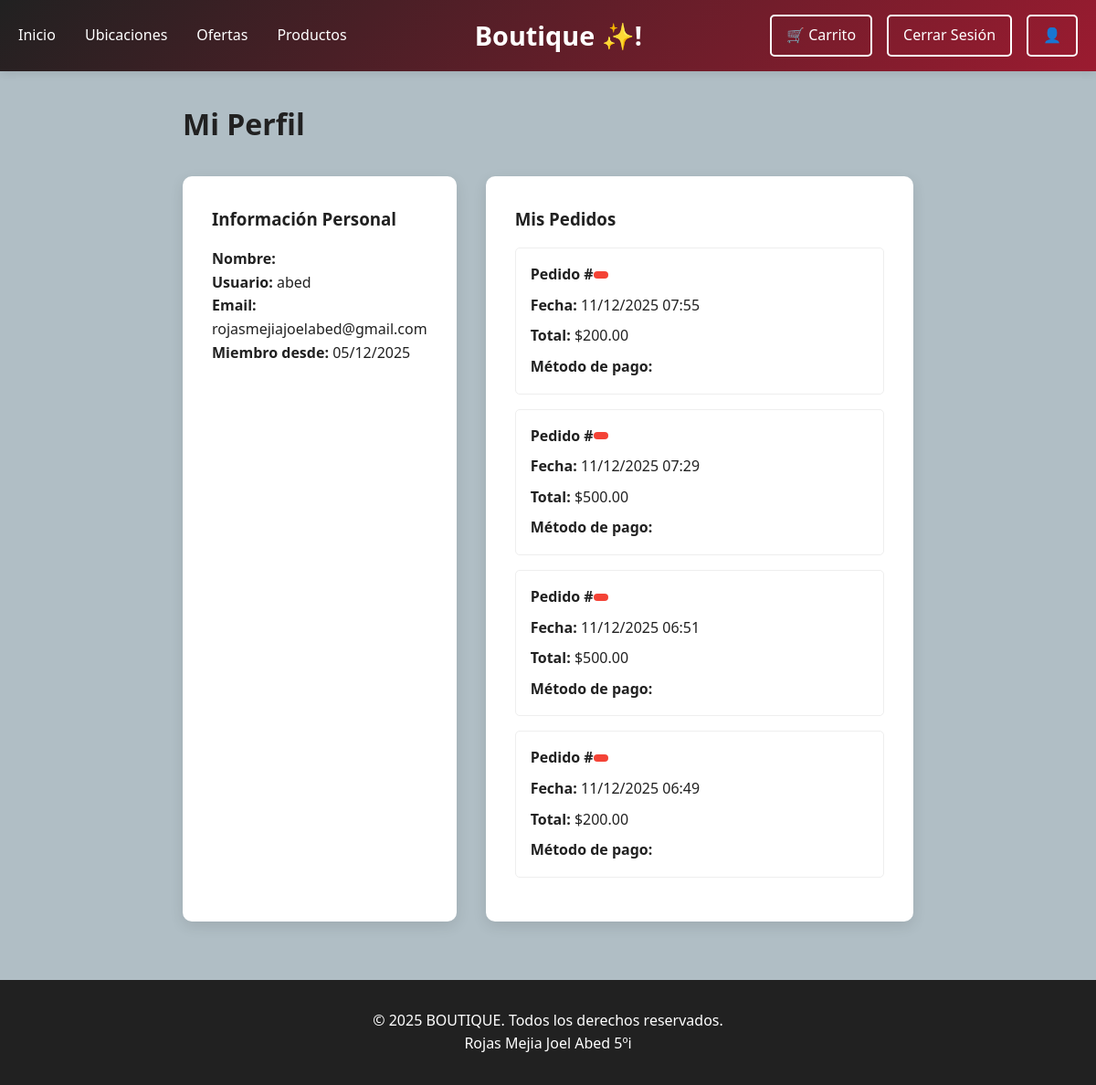
/perfil/ (signed in), run on the app's committed database.
### boutique/models.py (models this page shows, shortened)
class Pedido(models.Model):
    ESTADO_CHOICES = [
        ('pendiente', 'Pendiente'),
        ('confirmado', 'Confirmado'),
        ('preparando', 'Preparando'),
        ('listo', 'Listo para recoger'),
        ('entregado', 'Entregado'),
        ('cancelado', 'Cancelado'),
    ]
    METODO_PAGO_CHOICES = [
        ('efectivo', 'Efectivo'),
        ('tarjeta', 'Tarjeta de crédito/débito'),
        ('transferencia', 'Transferencia bancaria'),
    ]
    usuario = models.ForeignKey(User, on_delete=models.CASCADE)
    estado = models.CharField(max_length=20, choices=ESTADO_CHOICES, default='pendiente')
    metodo_pago = models.CharField(max_length=20, choices=METODO_PAGO_CHOICES, default='efectivo')
    fecha_pedido = models.DateTimeField(auto_now_add=True)
    fecha_actualizacion = models.DateTimeField(auto_now=True)
    total = models.DecimalField(max_digits=10, decimal_places=2, default=0)
    notas = models.TextField(blank=True, null=True)
    class Meta:
        verbose_name = 'Pedido'
        verbose_name_plural = 'Pedidos'
        ordering = ['-fecha_pedido']

### boutique/views.py (the view)
# urls.py: path('perfil/', views.perfil, name='perfil'),
@login_required
def perfil(request):
    try:
        pedidos = Pedido.objects.filter(usuario=request.user).order_by('-fecha_pedido')[:10]
    except Exception as e:
        print(f"Error cargando pedidos: {e}")
        pedidos = []
    return render(request, 'perfil.html', {'pedidos': pedidos})

### boutique/templates/perfil.html (shortened to what this page needs)
{% extends 'base.html' %}
{% block content %}
<div style="max-width: 800px; margin: 0 auto;">
    <h1 style="color: var(--cafe-oscuro); margin-bottom: 2rem;">Mi Perfil</h1>
    <div style="display: grid; grid-template-columns: 1fr 2fr; gap: 2rem;">
        <div style="background: white; padding: 2rem; border-radius: 10px; box-shadow: 0 5px 15px rgba(0,0,0,0.1);">
            <h3 style="color: var(--cafe-medio); margin-bottom: 1rem;">Información Personal</h3>
            <p><strong>Nombre:</strong> {{ user.nombre }} {{ user.apellido }}</p>
            <p><strong>Usuario:</strong> {{ user.username }}</p>
            <p><strong>Email:</strong> {{ user.email }}</p>
            <p><strong>Miembro desde:</strong> {{ user.date_joined|date:"d/m/Y" }}</p>
        </div>
        <div style="background: white; padding: 2rem; border-radius: 10px; box-shadow: 0 5px 15px rgba(0,0,0,0.1);">
            <h3 style="color: var(--cafe-medio); margin-bottom: 1rem;">Mis Pedidos</h3>
            {% if pedidos %}
                {% for pedido in pedidos %}
                <div style="border: 1px solid #eee; border-radius: 5px; padding: 1rem; margin-bottom: 1rem;">
                    <div style="display: flex; justify-content: between; align-items: center; margin-bottom: 0.5rem;">
                        <strong>Pedido #{{ pedido.pedido_id }}</strong>
                        <span style="background:
                            {% if pedido.estado_pedido == 'entregado' %}#4caf50
                            {% elif pedido.estado_pedido == 'preparando' %}#ff9800
                            {% elif pedido.estado_pedido == 'pendiente' %}#2196f3
                            {% else %}#f44336{% endif %};
                            color: white; padding: 0.25rem 0.5rem; border-radius: 15px; font-size: 0.8rem;">
                        </span>
                    </div>
                    <p style="margin-bottom: 0.5rem;"><strong>Fecha:</strong> {{ pedido.fecha_pedido|date:"d/m/Y H:i" }}</p>
                    <p style="margin-bottom: 0.5rem;"><strong>Total:</strong> ${{ pedido.total }}</p>
                    <p style="margin-bottom: 0;"><strong>Método de pago:</strong> {{ pedido.get_metodo_de_pago_display }}</p>
                </div>
                {% endfor %}
            {% endif %}
        </div>
    </div>
</div>
{% endblock %}

### boutique/templates/base.html (style rules this page uses)
:root { --gris-oscuro: #212121; --gris-medio: #757575; --gris-claro: #B0BEC5; --rojo-carmesí: #9B1B30; --plateado: #C0C0C0; --blanco: #FFFFFF; --texto-oscuro: var(--gris-oscuro); --texto-claro: var(--gris-medio); }
* { margin: 0; padding: 0; box-sizing: border-box; }
body { font-family: 'Segoe UI', Tahoma, Geneva, Verdana, sans-serif; line-height: 1.6; color: var(--texto-oscuro); background-color: var(--gris-claro); }

### data on the page
Pedido: fecha_pedido "11/12/2025 07:55", total "200.00"
Pedido: fecha_pedido "11/12/2025 07:29", total "500.00"
Pedido: fecha_pedido "11/12/2025 06:51", total "500.00"
Pedido: fecha_pedido "11/12/2025 06:49", total "200.00"

### other printed values
{{ user.username }} "abed"
{{ user.email }} "rojasmejiajoelabed@gmail.com"
{{ user.date_joined|date:"d/m/Y" }} "05/12/2025"
